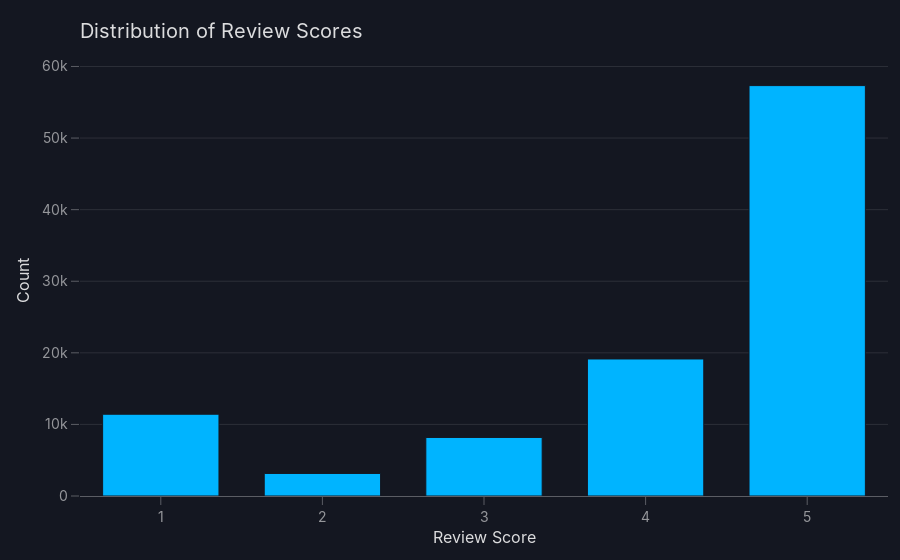

Notebook code for this chart:
### Code cell
# Average rating
scoreCounting = df_order_reviews['review_score'].value_counts()


# Convert the value counts series to a DataFrame and reset the index
scoreCounting_df = scoreCounting.reset_index(name='count')

# Sort the DataFrame by the review_score column
scoreCounting_df = scoreCounting_df.sort_values(by='count', ascending=False)

print(scoreCounting_df)

# Create bar chart
bar_chart = px.bar(scoreCounting_df, x='review_score', y='count', 
                   labels={'review_score': 'Review Score', 'count': 'Count'},
                   title='Distribution of Review Scores')


# Show the bar chart
bar_chart.show()

### Figure 1 — Plotly figure (JSON) as saved in the notebook; plotly's stock layout.template omitted (floating-point values rounded to 4 significant figures)
{"data": [{"alignmentgroup": "True", "hovertemplate": "Review Score=%{x}<br>Count=%{y}<extra></extra>", "legendgroup": "", "marker": {"color": "#00b4ff", "pattern": {"shape": ""}}, "name": "", "offsetgroup": "", "orientation": "v", "showlegend": false, "textposition": "auto", "type": "bar", "x": [5, 4, 1, 3, 2], "xaxis": "x", "y": [57328, 19142, 11424, 8179, 3151], "yaxis": "y"}], "layout": {"barmode": "relative", "legend": {"tracegroupgap": 0}, "title": {"text": "Distribution of Review Scores"}, "xaxis": {"anchor": "y", "domain": [0, 1], "title": {"text": "Review Score"}}, "yaxis": {"anchor": "x", "domain": [0, 1], "title": {"text": "Count"}}}}
